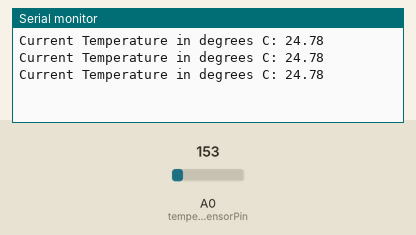
Bench run of a sketch on a simulated Arduino Uno, built with avr-gcc and run on an emulated ATmega328P. Parts: the last lines printed to the serial monitor. The inputs (shaded band) are chosen by the test bench; at power-on: A0 (temperatureSensorPin) = 153.

Above: at 1.3 s.
1.4 s: A0 (temperatureSensorPin) set to 165
At 1.9 s:
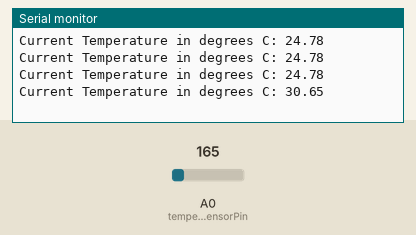
2.9 s: A0 (temperatureSensorPin) set to 175
At 3.4 s:
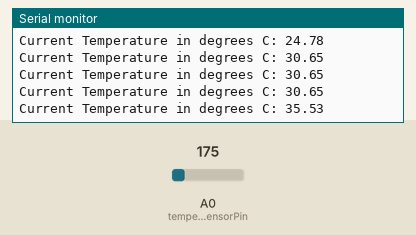
Timing chart, 0 to 5.9 s (numbered marks = the images above; inputs shaded):
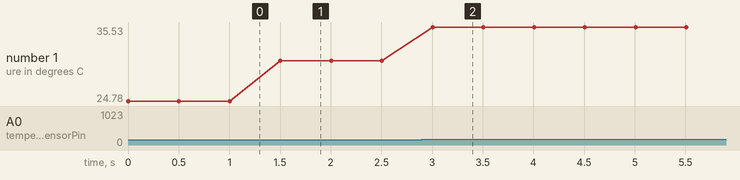

Measured:
- after the input at 1.4 s, the serial monitor: prints a new line after 0.10 s (image 1)
- after the input at 2.9 s, the serial monitor: prints a new line after 0.11 s (image 2)
- plotted number 1: 24.78 → 30.65 after the input at 1.4 s, 30.65 → 35.53 after the input at 2.9 s

The sketch:

e3.ino
```cpp
// (C) Omid Khodaparast, Kaisa Arumeel, Alexander Säfström - Group 2
// Work package 3
// Exercise 3
// Submission code: 346221


int TEMP_SENSOR_MAX = 1023; // Maximum value of the temperature sensor range.
int temperatureSensorPin = A0; // Define pin for temperature sensor.
const float referenceVoltage = 5000.0; // Arduino reference voltage in millivolts


void setup()
{
  // Initate the serial port
  Serial.begin(9600);
}

// This method executes in an infinite loop
void loop()
{
  // Get the analog reading value for the voltage from the temperature sensor.
  float sensorValue = analogRead(temperatureSensorPin);

  //Convert the analog value into millivolts
  float voltage = (sensorValue / TEMP_SENSOR_MAX)*referenceVoltage;
  //Calculate the temperature based on the formula given.
  float temperature = (voltage-500)/10;
  // Print the temperature to the serial output
  Serial.print("Current Temperature in degrees C: ");
  Serial.println(temperature);

  // Add a delay of 500ms
  delay(500);

}
```
